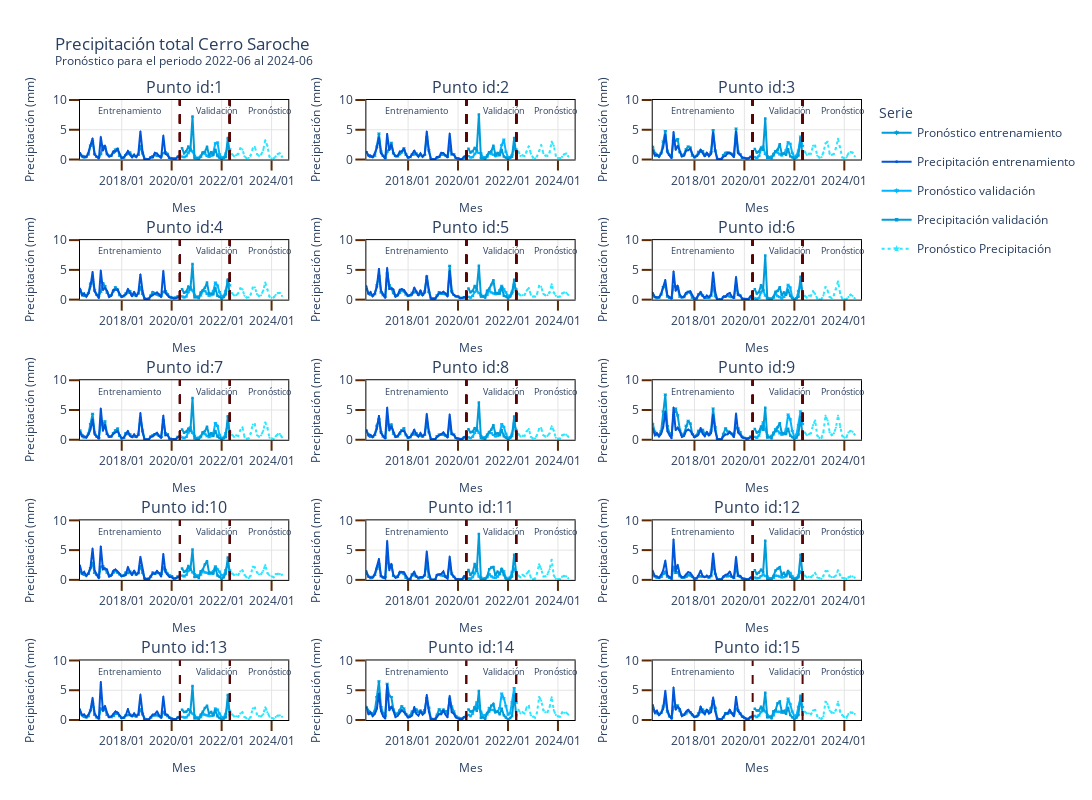

Notebook code cell kept with this figure:
### Code cell
rows=5 
cols=3


from plotly.subplots import make_subplots
import plotly.graph_objects as go

column_titles = list(map(lambda x: 'Punto id:' + str(int(x)), precipitacion_pd.sort_values('id_point').id_point.unique().tolist() ))

fig = make_subplots(rows=rows,
                    cols=cols,
                    subplot_titles=column_titles,
                    horizontal_spacing=0.1,
                    vertical_spacing=0.13)


row_order = precipitacion_pd.sort_values('id_point').id_point.unique().reshape(rows,cols).tolist()

for row in range(len(row_order)):

    list_row = row_order[row]
    for col in range(len(list_row)):
        # print(row_order[row][col])

        model_trace(precipitacion_pd.query(f"id_point=={row_order[row][col]}"),
                    row=row+1, col=col+1)
        # print(row)
        # print(col)
    

#------------
# fig['layout']['title']['y']=0.98
# fig['layout']['margin']['t']=100

#------------
annotations_title = fig['layout']['annotations']

y_loc=7.5
yshift=4
annotations = []

for id_ in precipitacion_pd.sort_values('id_point').id_point.unique().tolist():
    
    xref='x{id_}'.format(id_=str(int(id_)))
    yref='y{id_}'.format(id_=str(int(id_)))
    
    titulo_annotations =  list(filter(lambda x: x.text=='Punto id:{id_}'.format(id_=int(id_)),
                                  annotations_title))[0]

    annotations= annotations+[ dict(font=dict(size=16),
                                    showarrow=titulo_annotations['showarrow'],
                                    text=titulo_annotations['text'],
                                    x=titulo_annotations['x'],
                                    xanchor=titulo_annotations['xanchor'],
                                    xref='paper',#xref,
                                    y=titulo_annotations['y'],
                                    yanchor=titulo_annotations['yanchor'],
                                    yref='paper',#yref
                                    ),
                                dict(
                                    x=precipitacion_pd.query("type=='training'").periodo.max() - pd.DateOffset(months=12*2),
                                    y=y_loc, # annotation point
                                    xref=xref, 
                                    yref=yref, 
                                    text='Entrenamiento',
                                    showarrow=False,
                                    yshift=yshift,
                                    font=dict(size=9)
                                  ),
                                dict(
                                    x=precipitacion_pd.query("type=='test'").periodo.max() - pd.DateOffset(months=6),
                                    y=y_loc, # annotation point
                                    xref=xref, 
                                    yref=yref, 
                                    text='Validación',
                                    showarrow=False,
                                    yshift=yshift,
                                    font=dict(size=9)
                                  ),
                                dict(
                                    x=precipitacion_pd.query("type=='prediction'").periodo.max() - pd.DateOffset(months=6),
                                    y=y_loc, # annotation point
                                    xref=xref, 
                                    yref=yref, 
                                    text='Pronóstico',
                                    showarrow=False,
                                    yshift=yshift,
                                    font=dict(size=9)
                                  )
                                    ]

fig['layout']['annotations'] = annotations

        
#------------       
fig.update_xaxes(tickformat="%Y/%m",showline=True, linewidth=1, linecolor='black', gridcolor='#E4E4E4',mirror=True,
                 ticks="outside", tickwidth=2, tickcolor='#5C2B05', ticklen=10)
fig.update_yaxes(showline=True, linewidth=1, linecolor='black', gridcolor='#E4E4E4',mirror=True,
                 ticks="outside", tickwidth=2, tickcolor='#5C2B05', ticklen=10)   

#------------
fig.update_layout( height=800,
                   width=1500,
                   #showlegend = True,
                   font = dict(size = 12),
                   template='plotly_white',
                   title_text="""Precipitación total Cerro Saroche
                        <br><sup>Pronóstico para el periodo {date_init} al {date_fin}</sup>
                        """.format(date_init=str(precipitacion_pd.query("type=='prediction'").periodo.min().strftime('%Y/%m')),
                                   date_fin=str(precipitacion_pd.query("type=='prediction'").periodo.max().strftime('%Y/%m'))),
                  legend_title_text='Serie',
                  legend_title = dict( font = dict(size = 14)),
                   uniformtext_minsize=8,
                   uniformtext_mode='hide',
                   legend = dict(
                                # #orientation="h",
                                # yanchor="bottom",
                                # y=1.05,
                                # xanchor="right",
                                # x=1,
                                # font_size=14
                            )
                 )

fig.write_image(f'./{park}/figures/narx_precipitacion.png')
fig.show()
